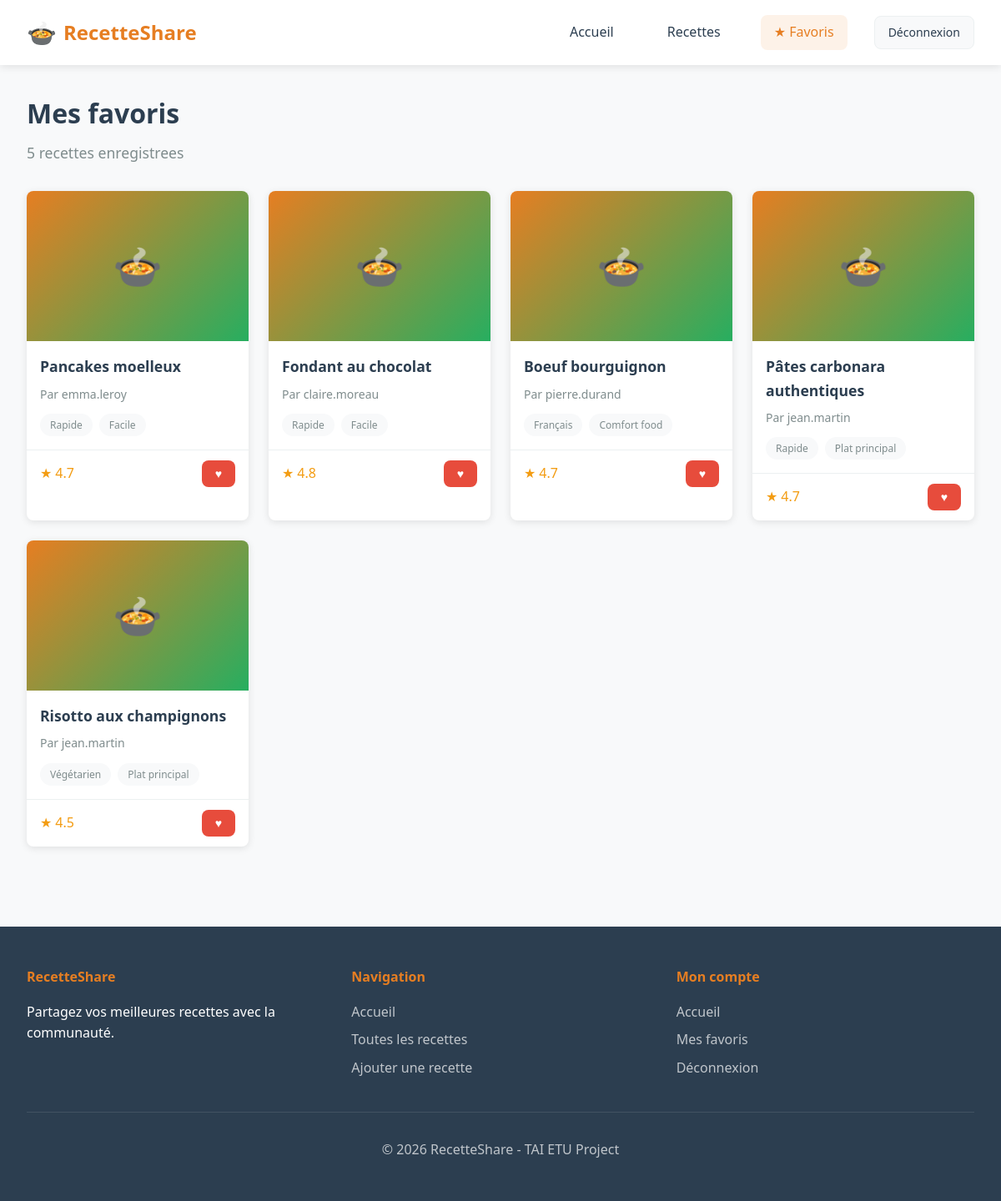
/pages/favorites.php (signed in), run on the app's committed database.
### tables this page shows
CREATE TABLE IF NOT EXISTS favorite (
    user_id INT NOT NULL,
    recipe_id INT NOT NULL,
    created_at DATETIME DEFAULT CURRENT_TIMESTAMP,
    PRIMARY KEY (user_id, recipe_id),
    FOREIGN KEY (user_id) REFERENCES users(id) ON DELETE CASCADE,
    FOREIGN KEY (recipe_id) REFERENCES recipe(id) ON DELETE CASCADE
);

CREATE TABLE IF NOT EXISTS recipe (
    id INT AUTO_INCREMENT PRIMARY KEY,
    user_id INT NOT NULL,
    title VARCHAR(255) NOT NULL,
    description TEXT,
    photo VARCHAR(255) DEFAULT NULL,
    status ENUM('draft','published','archived') DEFAULT 'draft',
    created_at DATETIME DEFAULT CURRENT_TIMESTAMP,
    updated_at DATETIME DEFAULT CURRENT_TIMESTAMP ON UPDATE CURRENT_TIMESTAMP,
    FOREIGN KEY (user_id) REFERENCES users(id)
);

CREATE TABLE IF NOT EXISTS users (
    id INT AUTO_INCREMENT PRIMARY KEY,
    email VARCHAR(191) NOT NULL UNIQUE,
    password VARCHAR(255) NOT NULL
);

CREATE TABLE IF NOT EXISTS tag (
    id INT AUTO_INCREMENT PRIMARY KEY,
    name VARCHAR(50) NOT NULL UNIQUE
);

### includes/functions.php (called while the page is built, shortened)
<?php
function getRecipeTags($pdo, $recipeId) {
    $stmt = $pdo->prepare('
        SELECT t.* FROM tag t
        JOIN recipe_tag rt ON t.id = rt.tag_id
        WHERE rt.recipe_id = ?
    ');
    $stmt->execute([$recipeId]);
    return $stmt->fetchAll(PDO::FETCH_ASSOC);
}
?>

### pages/favorites.php (the view, shortened to what this page needs)
<?php
require_once '../includes/db.php';
require_once '../includes/functions.php';
$userId = $_SESSION['user_id'];
$stmt = $pdo->prepare('
    SELECT r.*, u.email as author_email, f.created_at as favorited_at,
           (SELECT AVG(rating) FROM rating WHERE recipe_id = r.id) as avg_rating,
           (SELECT COUNT(*) FROM rating WHERE recipe_id = r.id) as rating_count,
           (SELECT COUNT(*) FROM comment WHERE recipe_id = r.id) as comment_count
    FROM favorite f
    JOIN recipe r ON f.recipe_id = r.id
    JOIN users u ON r.user_id = u.id
    WHERE f.user_id = ? AND r.status = "published"
    ORDER BY f.created_at DESC
');
$stmt->execute([$userId]);
$favorites = $stmt->fetchAll(PDO::FETCH_ASSOC);
require_once '../includes/header.php';
?>
<div class="container">
    <div class="page-header">
        <h1 class="page-title">Mes favoris</h1>
        <p class="page-subtitle"><?= count($favorites) ?> recette<?= count($favorites) > 1 ? 's' : '' ?> enregistree<?= count($favorites) > 1 ? 's' : '' ?></p>
    </div>
    <?php if (empty($favorites)): ?>
        <div class="card">
            <div class="card-body">
                <div class="empty-state">
                    <div class="empty-state-icon">&#9829;</div>
                    <h4 class="empty-state-title">Aucun favori</h4>
                    <p class="empty-state-text">Vous n'avez pas encore ajoute de recettes a vos favoris.</p>
                    <a href="recipes.php" class="btn btn-primary">Decouvrir des recettes</a>
                </div>
            </div>
        </div>
    <?php else: ?>
        <div class="grid grid-4">
            <?php foreach ($favorites as $recipe): ?>
                <?php $tags = getRecipeTags($pdo, $recipe['id']); ?>
                <article class="recipe-card">
                    <a href="recipe.php?id=<?= $recipe['id'] ?>">
                        <div class="recipe-card-placeholder">&#127858;</div>
                    </a>
                    <div class="recipe-card-body">
                        <a href="recipe.php?id=<?= $recipe['id'] ?>">
                            <h3 class="recipe-card-title"><?= htmlspecialchars($recipe['title']) ?></h3>
                        </a>
                        <div class="recipe-card-meta">
                            <span>Par <?= htmlspecialchars(explode('@', $recipe['author_email'])[0]) ?></span>
                        </div>
                        <?php if (!empty($tags)): ?>
                            <div class="recipe-card-tags">
                                <?php foreach (array_slice($tags, 0, 2) as $tag): ?>
                                    <span class="tag"><?= htmlspecialchars($tag['name']) ?></span>
                                <?php endforeach; ?>
                            </div>
                        <?php endif; ?>
                    </div>
                    <div class="recipe-card-footer">
                        <div class="recipe-card-rating">
                            <?php if ($recipe['avg_rating']): ?>
                                <span>&#9733;</span>
                                <span><?= number_format($recipe['avg_rating'], 1) ?></span>
                            <?php else: ?>
                                <span class="text-muted">-</span>
                            <?php endif; ?>
                        </div>
                        <form method="post" style="display: inline;">
                            <button type="submit" class="btn btn-danger btn-sm" title="Retirer des favoris">&#9829;</button>
                        </form>
                    </div>
                </article>
            <?php endforeach; ?>
        </div>
    <?php endif; ?>
</div>
<?php require_once '../includes/footer.php'; ?>

### assets/style.css (style rules this page uses)
:root { --primary-color: #e67e22; --primary-dark: #d35400; --secondary-color: #27ae60; --text-dark: #2c3e50; --text-light: #7f8c8d; --bg-light: #f8f9fa; --bg-white: #ffffff; --border-color: #ecf0f1; --danger-color: #e74c3c; --warning-color: #f39c12; --success-color: #27ae60; --shadow: 0 2px 10px rgba(0, 0, 0, 0.1); --radius: 8px; }
* { margin: 0; padding: 0; box-sizing: border-box; }
body { font-family: 'Segoe UI', Tahoma, Geneva, Verdana, sans-serif; background-color: var(--bg-light); color: var(--text-dark); line-height: 1.6; }
a { color: var(--primary-color); text-decoration: none; transition: color 0.3s ease; }
.btn { display: inline-flex; align-items: center; justify-content: center; gap: 0.5rem; padding: 0.75rem 1.5rem; border: none; border-radius: var(--radius); font-size: 1rem; font-weight: 500; cursor: pointer; transition: all 0.3s ease; text-decoration: none; }
.btn-danger { background-color: var(--danger-color); color: white; }
.btn-sm { padding: 0.5rem 1rem; font-size: 0.875rem; }
.container { max-width: 1200px; margin: 0 auto; padding: 2rem; }
.page-header { margin-bottom: 2rem; }
.page-title { font-size: 2rem; color: var(--text-dark); margin-bottom: 0.5rem; }
.page-subtitle { color: var(--text-light); font-size: 1.1rem; }
.grid { display: grid; gap: 1.5rem; }
.grid-4 { grid-template-columns: repeat(4, 1fr); }
.recipe-card { background: var(--bg-white); border-radius: var(--radius); overflow: hidden; box-shadow: var(--shadow); transition: transform 0.3s ease, box-shadow 0.3s ease; }
.recipe-card-placeholder { width: 100%; height: 180px; background: linear-gradient(135deg, var(--primary-color), var(--secondary-color)); display: flex; align-items: center; justify-content: center; color: white; font-size: 3rem; }
.recipe-card-body { padding: 1rem; }
.recipe-card-title { font-size: 1.1rem; font-weight: 600; color: var(--text-dark); margin-bottom: 0.5rem; display: -webkit-box; -webkit-line-clamp: 2; -webkit-box-orient: vertical; overflow: hidden; }
.recipe-card-meta { display: flex; align-items: center; gap: 1rem; color: var(--text-light); font-size: 0.875rem; margin-bottom: 0.75rem; }
.recipe-card-tags { display: flex; flex-wrap: wrap; gap: 0.5rem; }
.tag { display: inline-block; padding: 0.25rem 0.75rem; background-color: var(--bg-light); color: var(--text-light); border-radius: 20px; font-size: 0.75rem; font-weight: 500; }
.recipe-card-footer { display: flex; justify-content: space-between; align-items: center; padding: 0.75rem 1rem; border-top: 1px solid var(--border-color); }
.recipe-card-rating { display: flex; align-items: center; gap: 0.25rem; color: var(--warning-color); }

### data on the page
favorite: recipe.title "Pancakes moelleux", users.email "emma.leroy", avg_rating "4.7"
tag: name "Rapide"
tag: name "Facile"
favorite: recipe.title "Fondant au chocolat", users.email "claire.moreau", avg_rating "4.8"
favorite: recipe.title "Boeuf bourguignon", users.email "pierre.durand", avg_rating "4.7"
tag: name "Français"
tag: name "Comfort food"
favorite: recipe.title "Pâtes carbonara authentiques", users.email "jean.martin", avg_rating "4.7"
tag: name "Plat principal"
favorite: recipe.title "Risotto aux champignons", users.email "jean.martin", avg_rating "4.5"
tag: name "Végétarien"

### other printed values
count($favorites) "5"
